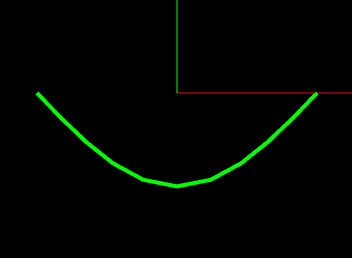
#> input picture keizyousuitei/images/05.png, 352 x 258 px, found by its file name
$ python '画像比較.py'
#> lines starting #> are read from the running program, lines starting #| are printed output that depends on the picture; long printed decimals are rounded
# -*- coding: utf-8 -*-
"""
Created on Mon Jun 22 13:56:21 2020

@author: Shuya Matsuzaki
"""

import cv2
import os

TARGET_FILE = '05.png'
IMG_DIR = os.path.abspath(os.path.dirname(__file__)) + '/images/'
IMG_SIZE = (200, 200)

target_img_path = IMG_DIR + TARGET_FILE
target_img = cv2.imread(target_img_path)
#> target_img is the input picture: shape (258, 352, 3); mean B, G, R 0, 4.1, 0.5
target_img = cv2.resize(target_img, IMG_SIZE)
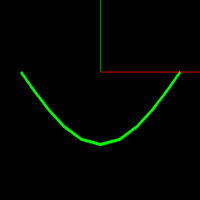
#> target_img: shape (200, 200, 3); mean B, G, R 0, 4.1, 0.5
target_hist = cv2.calcHist([target_img], [0], None, [256], [0, 256])
#> target_hist = 256 values, max 40000 at index 0, min 0 at index 1, mean 156.2

print('TARGET_FILE: %s' % (TARGET_FILE))

files = os.listdir(IMG_DIR)
for file in files:
    if file == '.DS_Store' or file == TARGET_FILE:
        continue

    comparing_img_path = IMG_DIR + file
    comparing_img = cv2.imread(comparing_img_path)
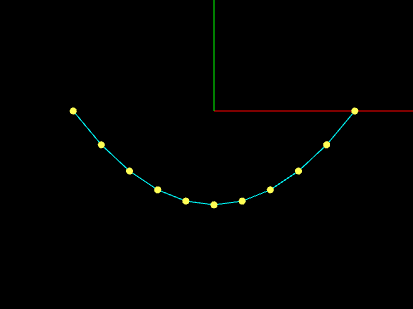
#> input picture keizyousuitei/images/01.png, 413 x 309 px, found by its file name
#> comparing_img is the input picture: shape (309, 413, 3); mean B, G, R 0.8, 1.6, 1.2
    comparing_img = cv2.resize(comparing_img, IMG_SIZE)
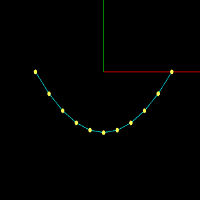
#> comparing_img: shape (200, 200, 3); mean B, G, R 0.9, 1.6, 1.3
    comparing_hist = cv2.calcHist([comparing_img], [0], None, [256], [0, 256])
#> comparing_hist = 256 values, max 39531 at index 0, min 0 at index 11, mean 156.2

    ret = cv2.compareHist(target_hist, comparing_hist, 0)
#> ret = 1
    print(file, ret)
#| 01.png 1
#> pass 2 of the loop `for file in files:`:
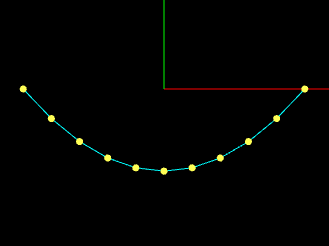
#> input picture keizyousuitei/images/02.png, 329 x 246 px, found by its file name
#> comparing_img is the input picture: shape (246, 329, 3); mean B, G, R 1.3, 2.5, 1.8
#> `comparing_img = cv2.resize(comparing_img, IMG_SIZE)`:
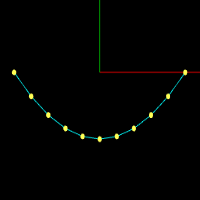
#> comparing_img: shape (200, 200, 3); mean B, G, R 1.3, 2.4, 1.8
#> comparing_hist = 256 values, max 39306 at index 0, min 0 at index 30, mean 156.2
#| 02.png 1
#> pass 3 of the loop `for file in files:`:
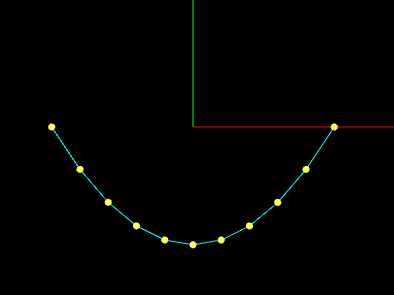
#> input picture keizyousuitei/images/03.png, 394 x 295 px, found by its file name
#> comparing_img is the input picture: shape (295, 394, 3); mean B, G, R 1, 1.9, 1.4
#> `comparing_img = cv2.resize(comparing_img, IMG_SIZE)`:
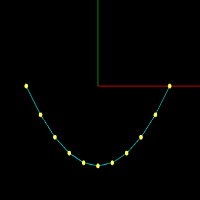
#> comparing_img: shape (200, 200, 3); mean B, G, R 1, 1.9, 1.4
#> comparing_hist = 256 values, max 39452 at index 0, min 0 at index 88, mean 156.2
#| 03.png 1
#> the loop made 4 passes; the first 3 are shown
